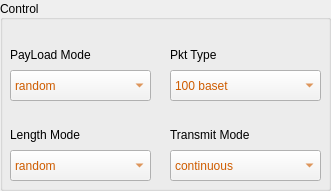
   <widget class="QGroupBox" name="control_group">
    <property name="geometry">
     <rect>
      <x>10</x>
      <y>30</y>
      <width>331</width>
      <height>191</height>
     </rect>
    </property>
    <property name="sizePolicy">
     <sizepolicy hsizetype="Preferred" vsizetype="Preferred">
      <horstretch>0</horstretch>
      <verstretch>0</verstretch>
     </sizepolicy>
    </property>
    <property name="title">
     <string>Control</string>
    </property>
    <property name="alignment">
     <set>Qt::AlignLeading|Qt::AlignLeft|Qt::AlignVCenter</set>
    </property>
    <property name="flat">
     <bool>false</bool>
    </property>
    <property name="checkable">
     <bool>false</bool>
    </property>
    <widget class="QLabel" name="label_11">
     <property name="geometry">
      <rect>
       <x>170</x>
       <y>40</y>
       <width>151</width>
       <height>31</height>
      </rect>
     </property>
     <property name="sizePolicy">
      <sizepolicy hsizetype="Preferred" vsizetype="Preferred">
       <horstretch>0</horstretch>
       <verstretch>0</verstretch>
      </sizepolicy>
     </property>
     <property name="text">
      <string>&lt;html&gt;&lt;head/&gt;&lt;body&gt;&lt;p&gt;Pkt Type&lt;/p&gt;&lt;/body&gt;&lt;/html&gt;</string>
     </property>
    </widget>
    <widget class="QComboBox" name="type_combo">
     <property name="geometry">
      <rect>
       <x>170</x>
       <y>70</y>
       <width>151</width>
       <height>31</height>
      </rect>
     </property>
     <property name="sizePolicy">
      <sizepolicy hsizetype="Preferred" vsizetype="Preferred">
       <horstretch>0</horstretch>
       <verstretch>0</verstretch>
      </sizepolicy>
     </property>
     <property name="palette">
      <palette>
       <active>
        <colorrole role="WindowText">
         <brush brushstyle="SolidPattern">
          <color alpha="255">
           <red>206</red>
           <green>92</green>
           <blue>0</blue>
          </color>
         </brush>
        </colorrole>
        <colorrole role="Button">
         <brush brushstyle="SolidPattern">
          <color alpha="240">
           <red>243</red>
           <green>243</green>
           <blue>243</blue>
          </color>
         </brush>
        </colorrole>
        <colorrole role="Text">
         <brush brushstyle="SolidPattern">
          <color alpha="255">
           <red>206</red>
           <green>92</green>
           <blue>0</blue>
          </color>
         </brush>
        </colorrole>
        <colorrole role="ButtonText">
         <brush brushstyle="SolidPattern">
          <color alpha="255">
           <red>206</red>
           <green>92</green>
           <blue>0</blue>
          </color>
         </brush>
        </colorrole>
        <colorrole role="Base">
         <brush brushstyle="SolidPattern">
          <color alpha="240">
           <red>243</red>
           <green>243</green>
           <blue>243</blue>
          </color>
         </brush>
        </colorrole>
        <colorrole role="Window">
         <brush brushstyle="SolidPattern">
          <color alpha="240">
           <red>243</red>
           <green>243</green>
           <blue>243</blue>
          </color>
         </brush>
        </colorrole>
        <colorrole role="Highlight">
         <brush brushstyle="SolidPattern">
          <color alpha="255">
           <red>19</red>
           <green>41</green>
           <blue>61</blue>
          </color>
         </brush>
        </colorrole>
       </active>
       <inactive>
        <colorrole role="WindowText">
         <brush brushstyle="SolidPattern">
          <color alpha="255">
           <red>206</red>
           <green>92</green>
           <blue>0</blue>
          </color>
         </brush>
        </colorrole>
        <colorrole role="Button">
         <brush brushstyle="SolidPattern">
          <color alpha="240">
           <red>243</red>
           <green>243</green>
           <blue>243</blue>
          </color>
         </brush>
        </colorrole>
        <colorrole role="Text">
         <brush brushstyle="SolidPattern">
          <color alpha="255">
           <red>206</red>
           <green>92</green>
           <blue>0</blue>
          </color>
         </brush>
        </colorrole>
        <colorrole role="ButtonText">
         <brush brushstyle="SolidPattern">
          <color alpha="255">
           <red>206</red>
           <green>92</green>
           <blue>0</blue>
          </color>
         </brush>
        </colorrole>
        <colorrole role="Base">
         <brush brushstyle="SolidPattern">
          <color alpha="240">
           <red>243</red>
           <green>243</green>
           <blue>243</blue>
          </color>
         </brush>
        </colorrole>
        <colorrole role="Window">
         <brush brushstyle="SolidPattern">
          <color alpha="240">
           <red>243</red>
           <green>243</green>
           <blue>243</blue>
          </color>
         </brush>
        </colorrole>
        <colorrole role="Highlight">
         <brush brushstyle="SolidPattern">
          <color alpha="255">
           <red>19</red>
           <green>41</green>
           <blue>61</blue>
          </color>
         </brush>
        </colorrole>
       </inactive>
       <disabled>
        <colorrole role="WindowText">
         <brush brushstyle="SolidPattern">
          <color alpha="255">
           <red>206</red>
           <green>92</green>
           <blue>0</blue>
          </color>
         </brush>
        </colorrole>
        <colorrole role="Button">
         <brush brushstyle="SolidPattern">
          <color alpha="240">
           <red>243</red>
           <green>243</green>
           <blue>243</blue>
          </color>
         </brush>
        </colorrole>
        <colorrole role="Text">
         <brush brushstyle="SolidPattern">
          <color alpha="255">
           <red>206</red>
           <green>92</green>
           <blue>0</blue>
          </color>
         </brush>
        </colorrole>
        <colorrole role="ButtonText">
         <brush brushstyle="SolidPattern">
          <color alpha="255">
           <red>206</red>
           <green>92</green>
           <blue>0</blue>
          </color>
         </brush>
        </colorrole>
        <colorrole role="Base">
         <brush brushstyle="SolidPattern">
          <color alpha="240">
           <red>243</red>
           <green>243</green>
           <blue>243</blue>
          </color>
         </brush>
        </colorrole>
        <colorrole role="Window">
         <brush brushstyle="SolidPattern">
          <color alpha="240">
           <red>243</red>
           <green>243</green>
           <blue>243</blue>
          </color>
         </brush>
        </colorrole>
        <colorrole role="Highlight">
         <brush brushstyle="SolidPattern">
          <color alpha="255">
           <red>19</red>
           <green>41</green>
           <blue>61</blue>
          </color>
         </brush>
        </colorrole>
       </disabled>
      </palette>
     </property>
     <property name="styleSheet">
      <string notr="true">color: rgb(206, 92, 0);
selection-background-color: rgb(19, 41, 61);
background-color: rgba(243, 243, 243, 240);</string>
     </property>
     <property name="editable">
      <bool>false</bool>
     </property>
     <property name="maxCount">
      <number>4</number>
     </property>
     <property name="duplicatesEnabled">
      <bool>false</bool>
     </property>
     <item>
      <property name="text">
       <string>100 baset</string>
      </property>
     </item>
     <item>
      <property name="text">
       <string>10baset</string>
      </property>
     </item>
    </widget>
    <widget class="QLabel" name="label_9">
     <property name="geometry">
      <rect>
       <x>10</x>
       <y>120</y>
       <width>151</width>
       <height>31</height>
      </rect>
     </property>
     <property name="sizePolicy">
      <sizepolicy hsizetype="Preferred" vsizetype="Preferred">
       <horstretch>0</horstretch>
       <verstretch>0</verstretch>
      </sizepolicy>
     </property>
     <property name="text">
      <string>&lt;html&gt;&lt;head/&gt;&lt;body&gt;&lt;p&gt;Length Mode&lt;/p&gt;&lt;/body&gt;&lt;/html&gt;</string>
     </property>
    </widget>
    <widget class="QComboBox" name="length_combo">
     <property name="geometry">
      <rect>
       <x>10</x>
       <y>150</y>
       <width>141</width>
       <height>31</height>
      </rect>
     </property>
     <property name="sizePolicy">
      <sizepolicy hsizetype="Preferred" vsizetype="Preferred">
       <horstretch>0</horstretch>
       <verstretch>0</verstretch>
      </sizepolicy>
     </property>
     <property name="palette">
      <palette>
       <active>
        <colorrole role="WindowText">
         <brush brushstyle="SolidPattern">
          <color alpha="255">
           <red>206</red>
           <green>92</green>
           <blue>0</blue>
          </color>
         </brush>
        </colorrole>
        <colorrole role="Button">
         <brush brushstyle="SolidPattern">
          <color alpha="240">
           <red>243</red>
           <green>243</green>
           <blue>243</blue>
          </color>
         </brush>
        </colorrole>
        <colorrole role="Text">
         <brush brushstyle="SolidPattern">
          <color alpha="255">
           <red>206</red>
           <green>92</green>
           <blue>0</blue>
          </color>
         </brush>
        </colorrole>
        <colorrole role="ButtonText">
         <brush brushstyle="SolidPattern">
          <color alpha="255">
           <red>206</red>
           <green>92</green>
           <blue>0</blue>
          </color>
         </brush>
        </colorrole>
        <colorrole role="Base">
         <brush brushstyle="SolidPattern">
          <color alpha="240">
           <red>243</red>
           <green>243</green>
           <blue>243</blue>
          </color>
         </brush>
        </colorrole>
        <colorrole role="Window">
         <brush brushstyle="SolidPattern">
          <color alpha="240">
           <red>243</red>
           <green>243</green>
           <blue>243</blue>
          </color>
         </brush>
        </colorrole>
        <colorrole role="Highlight">
         <brush brushstyle="SolidPattern">
          <color alpha="255">
           <red>19</red>
           <green>41</green>
           <blue>61</blue>
          </color>
         </brush>
        </colorrole>
       </active>
       <inactive>
        <colorrole role="WindowText">
         <brush brushstyle="SolidPattern">
          <color alpha="255">
           <red>206</red>
           <green>92</green>
           <blue>0</blue>
          </color>
         </brush>
        </colorrole>
        <colorrole role="Button">
         <brush brushstyle="SolidPattern">
          <color alpha="240">
           <red>243</red>
           <green>243</green>
           <blue>243</blue>
          </color>
         </brush>
        </colorrole>
        <colorrole role="Text">
         <brush brushstyle="SolidPattern">
          <color alpha="255">
           <red>206</red>
           <green>92</green>
           <blue>0</blue>
          </color>
         </brush>
        </colorrole>
        <colorrole role="ButtonText">
         <brush brushstyle="SolidPattern">
          <color alpha="255">
           <red>206</red>
           <green>92</green>
           <blue>0</blue>
          </color>
         </brush>
        </colorrole>
        <colorrole role="Base">
         <brush brushstyle="SolidPattern">
          <color alpha="240">
           <red>243</red>
           <green>243</green>
           <blue>243</blue>
          </color>
         </brush>
        </colorrole>
        <colorrole role="Window">
         <brush brushstyle="SolidPattern">
          <color alpha="240">
           <red>243</red>
           <green>243</green>
           <blue>243</blue>
          </color>
         </brush>
        </colorrole>
        <colorrole role="Highlight">
         <brush brushstyle="SolidPattern">
          <color alpha="255">
           <red>19</red>
           <green>41</green>
           <blue>61</blue>
          </color>
         </brush>
        </colorrole>
       </inactive>
       <disabled>
        <colorrole role="WindowText">
         <brush brushstyle="SolidPattern">
          <color alpha="255">
           <red>206</red>
           <green>92</green>
           <blue>0</blue>
          </color>
         </brush>
        </colorrole>
        <colorrole role="Button">
         <brush brushstyle="SolidPattern">
          <color alpha="240">
           <red>243</red>
           <green>243</green>
           <blue>243</blue>
          </color>
         </brush>
        </colorrole>
        <colorrole role="Text">
         <brush brushstyle="SolidPattern">
          <color alpha="255">
           <red>206</red>
           <green>92</green>
           <blue>0</blue>
          </color>
         </brush>
        </colorrole>
        <colorrole role="ButtonText">
         <brush brushstyle="SolidPattern">
          <color alpha="255">
           <red>206</red>
           <green>92</green>
           <blue>0</blue>
          </color>
         </brush>
        </colorrole>
        <colorrole role="Base">
         <brush brushstyle="SolidPattern">
          <color alpha="240">
           <red>243</red>
           <green>243</green>
           <blue>243</blue>
          </color>
         </brush>
        </colorrole>
        <colorrole role="Window">
         <brush brushstyle="SolidPattern">
          <color alpha="240">
           <red>243</red>
           <green>243</green>
           <blue>243</blue>
          </color>
         </brush>
        </colorrole>
        <colorrole role="Highlight">
         <brush brushstyle="SolidPattern">
          <color alpha="255">
           <red>19</red>
           <green>41</green>
           <blue>61</blue>
          </color>
         </brush>
        </colorrole>
       </disabled>
      </palette>
     </property>
     <property name="styleSheet">
      <string notr="true">color: rgb(206, 92, 0);
selection-background-color: rgb(19, 41, 61);
background-color: rgba(243, 243, 243, 240);</string>
     </property>
     <property name="editable">
      <bool>false</bool>
     </property>
     <property name="maxCount">
      <number>4</number>
     </property>
     <property name="duplicatesEnabled">
      <bool>false</bool>
     </property>
     <item>
      <property name="text">
       <string>random</string>
      </property>
     </item>
     <item>
      <property name="text">
       <string>fixed</string>
      </property>
     </item>
    </widget>
    <widget class="QLabel" name="label_13">
     <property name="geometry">
      <rect>
       <x>170</x>
       <y>120</y>
       <width>151</width>
       <height>31</height>
      </rect>
     </property>
     <property name="sizePolicy">
      <sizepolicy hsizetype="Preferred" vsizetype="Preferred">
       <horstretch>0</horstretch>
       <verstretch>0</verstretch>
      </sizepolicy>
     </property>
     <property name="text">
      <string>&lt;html&gt;&lt;head/&gt;&lt;body&gt;&lt;p&gt;Transmit Mode&lt;/p&gt;&lt;/body&gt;&lt;/html&gt;</string>
     </property>
    </widget>
    <widget class="QComboBox" name="send_combo">
     <property name="geometry">
      <rect>
       <x>170</x>
       <y>150</y>
       <width>151</width>
       <height>31</height>
      </rect>
     </property>
     <property name="sizePolicy">
      <sizepolicy hsizetype="Preferred" vsizetype="Preferred">
       <horstretch>0</horstretch>
       <verstretch>0</verstretch>
      </sizepolicy>
     </property>
     <property name="palette">
      <palette>
       <active>
        <colorrole role="WindowText">
         <brush brushstyle="SolidPattern">
          <color alpha="255">
           <red>206</red>
           <green>92</green>
           <blue>0</blue>
          </color>
         </brush>
        </colorrole>
        <colorrole role="Button">
         <brush brushstyle="SolidPattern">
          <color alpha="240">
           <red>243</red>
           <green>243</green>
           <blue>243</blue>
          </color>
         </brush>
        </colorrole>
        <colorrole role="Text">
         <brush brushstyle="SolidPattern">
          <color alpha="255">
           <red>206</red>
           <green>92</green>
           <blue>0</blue>
          </color>
         </brush>
        </colorrole>
        <colorrole role="ButtonText">
         <brush brushstyle="SolidPattern">
          <color alpha="255">
           <red>206</red>
           <green>92</green>
           <blue>0</blue>
          </color>
         </brush>
        </colorrole>
        <colorrole role="Base">
         <brush brushstyle="SolidPattern">
          <color alpha="240">
           <red>243</red>
           <green>243</green>
           <blue>243</blue>
          </color>
         </brush>
        </colorrole>
        <colorrole role="Window">
         <brush brushstyle="SolidPattern">
          <color alpha="240">
           <red>243</red>
           <green>243</green>
           <blue>243</blue>
          </color>
         </brush>
        </colorrole>
        <colorrole role="Highlight">
         <brush brushstyle="SolidPattern">
          <color alpha="255">
           <red>19</red>
           <green>41</green>
           <blue>61</blue>
          </color>
         </brush>
        </colorrole>
       </active>
       <inactive>
        <colorrole role="WindowText">
         <brush brushstyle="SolidPattern">
          <color alpha="255">
           <red>206</red>
           <green>92</green>
           <blue>0</blue>
          </color>
         </brush>
        </colorrole>
        <colorrole role="Button">
         <brush brushstyle="SolidPattern">
          <color alpha="240">
           <red>243</red>
           <green>243</green>
           <blue>243</blue>
          </color>
         </brush>
        </colorrole>
        <colorrole role="Text">
         <brush brushstyle="SolidPattern">
          <color alpha="255">
           <red>206</red>
           <green>92</green>
           <blue>0</blue>
          </color>
         </brush>
        </colorrole>
        <colorrole role="ButtonText">
         <brush brushstyle="SolidPattern">
          <color alpha="255">
           <red>206</red>
           <green>92</green>
           <blue>0</blue>
          </color>
         </brush>
        </colorrole>
        <colorrole role="Base">
         <brush brushstyle="SolidPattern">
          <color alpha="240">
           <red>243</red>
           <green>243</green>
           <blue>243</blue>
          </color>
         </brush>
        </colorrole>
        <colorrole role="Window">
         <brush brushstyle="SolidPattern">
          <color alpha="240">
           <red>243</red>
           <green>243</green>
           <blue>243</blue>
          </color>
         </brush>
        </colorrole>
        <colorrole role="Highlight">
         <brush brushstyle="SolidPattern">
          <color alpha="255">
           <red>19</red>
           <green>41</green>
           <blue>61</blue>
          </color>
         </brush>
        </colorrole>
       </inactive>
       <disabled>
        <colorrole role="WindowText">
         <brush brushstyle="SolidPattern">
          <color alpha="255">
           <red>206</red>
           <green>92</green>
           <blue>0</blue>
          </color>
         </brush>
        </colorrole>
        <colorrole role="Button">
         <brush brushstyle="SolidPattern">
          <color alpha="240">
           <red>243</red>
           <green>243</green>
           <blue>243</blue>
          </color>
         </brush>
        </colorrole>
        <colorrole role="Text">
         <brush brushstyle="SolidPattern">
          <color alpha="255">
           <red>206</red>
           <green>92</green>
           <blue>0</blue>
          </color>
         </brush>
        </colorrole>
        <colorrole role="ButtonText">
         <brush brushstyle="SolidPattern">
          <color alpha="255">
           <red>206</red>
           <green>92</green>
           <blue>0</blue>
          </color>
         </brush>
        </colorrole>
        <colorrole role="Base">
         <brush brushstyle="SolidPattern">
          <color alpha="240">
           <red>243</red>
           <green>243</green>
           <blue>243</blue>
          </color>
         </brush>
        </colorrole>
        <colorrole role="Window">
         <brush brushstyle="SolidPattern">
          <color alpha="240">
           <red>243</red>
           <green>243</green>
           <blue>243</blue>
          </color>
         </brush>
        </colorrole>
        <colorrole role="Highlight">
         <brush brushstyle="SolidPattern">
          <color alpha="255">
           <red>19</red>
           <green>41</green>
           <blue>61</blue>
          </color>
         </brush>
        </colorrole>
       </disabled>
      </palette>
     </property>
     <property name="styleSheet">
      <string notr="true">color: rgb(206, 92, 0);
selection-background-color: rgb(19, 41, 61);
background-color: rgba(243, 243, 243, 240);</string>
     </property>
     <property name="editable">
      <bool>false</bool>
     </property>
     <property name="maxCount">
      <number>4</number>
     </property>
     <property name="duplicatesEnabled">
      <bool>false</bool>
     </property>
     <item>
      <property name="text">
       <string>continuous</string>
      </property>
     </item>
     <item>
      <property name="text">
       <string>fixed count</string>
      </property>
     </item>
    </widget>
    <widget class="QLabel" name="label_7">
     <property name="geometry">
      <rect>
       <x>10</x>
       <y>40</y>
       <width>161</width>
       <height>31</height>
      </rect>
     </property>
     <property name="sizePolicy">
      <sizepolicy hsizetype="Preferred" vsizetype="Preferred">
       <horstretch>0</horstretch>
       <verstretch>0</verstretch>
      </sizepolicy>
     </property>
     <property name="text">
      <string>&lt;html&gt;&lt;head/&gt;&lt;body&gt;&lt;p&gt;PayLoad Mode&lt;/p&gt;&lt;/body&gt;&lt;/html&gt;</string>
     </property>
    </widget>
    <widget class="QComboBox" name="payload_combo">
     <property name="geometry">
      <rect>
       <x>10</x>
       <y>70</y>
       <width>141</width>
       <height>31</height>
      </rect>
     </property>
     <property name="sizePolicy">
      <sizepolicy hsizetype="Preferred" vsizetype="Preferred">
       <horstretch>0</horstretch>
       <verstretch>0</verstretch>
      </sizepolicy>
     </property>
     <property name="palette">
      <palette>
       <active>
        <colorrole role="WindowText">
         <brush brushstyle="SolidPattern">
          <color alpha="255">
           <red>206</red>
           <green>92</green>
           <blue>0</blue>
          </color>
         </brush>
        </colorrole>
        <colorrole role="Button">
         <brush brushstyle="SolidPattern">
          <color alpha="240">
           <red>243</red>
           <green>243</green>
           <blue>243</blue>
          </color>
         </brush>
        </colorrole>
        <colorrole role="Text">
         <brush brushstyle="SolidPattern">
          <color alpha="255">
           <red>206</red>
           <green>92</green>
           <blue>0</blue>
          </color>
         </brush>
        </colorrole>
        <colorrole role="ButtonText">
         <brush brushstyle="SolidPattern">
          <color alpha="255">
           <red>206</red>
           <green>92</green>
           <blue>0</blue>
          </color>
         </brush>
        </colorrole>
        <colorrole role="Base">
         <brush brushstyle="SolidPattern">
          <color alpha="240">
           <red>243</red>
           <green>243</green>
           <blue>243</blue>
          </color>
         </brush>
        </colorrole>
        <colorrole role="Window">
         <brush brushstyle="SolidPattern">
          <color alpha="240">
           <red>243</red>
           <green>243</green>
           <blue>243</blue>
          </color>
         </brush>
        </colorrole>
        <colorrole role="Highlight">
         <brush brushstyle="SolidPattern">
          <color alpha="255">
           <red>19</red>
           <green>41</green>
           <blue>61</blue>
          </color>
         </brush>
        </colorrole>
       </active>
       <inactive>
        <colorrole role="WindowText">
         <brush brushstyle="SolidPattern">
          <color alpha="255">
           <red>206</red>
           <green>92</green>
           <blue>0</blue>
          </color>
         </brush>
        </colorrole>
        <colorrole role="Button">
         <brush brushstyle="SolidPattern">
          <color alpha="240">
           <red>243</red>
           <green>243</green>
           <blue>243</blue>
          </color>
         </brush>
        </colorrole>
        <colorrole role="Text">
         <brush brushstyle="SolidPattern">
          <color alpha="255">
           <red>206</red>
           <green>92</green>
           <blue>0</blue>
          </color>
         </brush>
        </colorrole>
        <colorrole role="ButtonText">
         <brush brushstyle="SolidPattern">
          <color alpha="255">
           <red>206</red>
           <green>92</green>
           <blue>0</blue>
          </color>
         </brush>
        </colorrole>
        <colorrole role="Base">
         <brush brushstyle="SolidPattern">
          <color alpha="240">
           <red>243</red>
           <green>243</green>
           <blue>243</blue>
          </color>
         </brush>
        </colorrole>
        <colorrole role="Window">
         <brush brushstyle="SolidPattern">
          <color alpha="240">
           <red>243</red>
           <green>243</green>
           <blue>243</blue>
          </color>
         </brush>
        </colorrole>
        <colorrole role="Highlight">
         <brush brushstyle="SolidPattern">
          <color alpha="255">
           <red>19</red>
           <green>41</green>
           <blue>61</blue>
          </color>
         </brush>
        </colorrole>
       </inactive>
       <disabled>
        <colorrole role="WindowText">
         <brush brushstyle="SolidPattern">
          <color alpha="255">
           <red>206</red>
           <green>92</green>
           <blue>0</blue>
          </color>
         </brush>
        </colorrole>
        <colorrole role="Button">
         <brush brushstyle="SolidPattern">
          <color alpha="240">
           <red>243</red>
           <green>243</green>
           <blue>243</blue>
          </color>
         </brush>
        </colorrole>
        <colorrole role="Text">
         <brush brushstyle="SolidPattern">
          <color alpha="255">
           <red>206</red>
           <green>92</green>
           <blue>0</blue>
          </color>
         </brush>
        </colorrole>
        <colorrole role="ButtonText">
         <brush brushstyle="SolidPattern">
          <color alpha="255">
           <red>206</red>
           <green>92</green>
           <blue>0</blue>
          </color>
         </brush>
        </colorrole>
        <colorrole role="Base">
         <brush brushstyle="SolidPattern">
          <color alpha="240">
           <red>243</red>
           <green>243</green>
           <blue>243</blue>
          </color>
         </brush>
        </colorrole>
        <colorrole role="Window">
         <brush brushstyle="SolidPattern">
          <color alpha="240">
           <red>243</red>
           <green>243</green>
           <blue>243</blue>
          </color>
         </brush>
        </colorrole>
        <colorrole role="Highlight">
         <brush brushstyle="SolidPattern">
          <color alpha="255">
           <red>19</red>
           <green>41</green>
           <blue>61</blue>
          </color>
         </brush>
        </colorrole>
       </disabled>
      </palette>
     </property>
     <property name="acceptDrops">
      <bool>false</bool>
     </property>
     <property name="styleSheet">
      <string notr="true">color: rgb(206, 92, 0);
selection-background-color: rgb(19, 41, 61);
background-color: rgba(243, 243, 243, 240);</string>
     </property>
     <property name="editable">
      <bool>false</bool>
     </property>
     <property name="maxCount">
      <number>4</number>
     </property>
     <property name="duplicatesEnabled">
      <bool>false</bool>
     </property>
     <item>
      <property name="text">
       <string>random</string>
      </property>
     </item>
     <item>
      <property name="text">
       <string>decr (-1)</string>
      </property>
     </item>
     <item>
      <property name="text">
       <string>incr (+1)</string>
      </property>
     </item>
     <item>
      <property name="text">
       <string>fixed</string>
      </property>
     </item>
    </widget>
   </widget>
